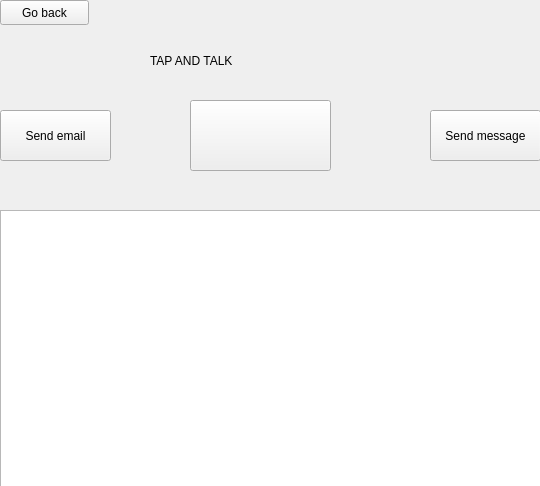
<?xml version="1.0" encoding="UTF-8"?>
<ui version="4.0">
 <class>Form</class>
 <widget class="QWidget" name="Form">
  <property name="geometry">
   <rect>
    <x>0</x>
    <y>0</y>
    <width>540</width>
    <height>486</height>
   </rect>
  </property>
  <property name="windowTitle">
   <string>Form</string>
  </property>
  <widget class="QLabel" name="label">
   <property name="geometry">
    <rect>
     <x>150</x>
     <y>20</y>
     <width>301</width>
     <height>81</height>
    </rect>
   </property>
   <property name="text">
    <string>TAP AND TALK</string>
   </property>
  </widget>
  <widget class="QPushButton" name="pushButton">
   <property name="geometry">
    <rect>
     <x>190</x>
     <y>100</y>
     <width>141</width>
     <height>71</height>
    </rect>
   </property>
   <property name="text">
    <string/>
   </property>
  </widget>
  <widget class="QTextEdit" name="textEdit">
   <property name="geometry">
    <rect>
     <x>0</x>
     <y>210</y>
     <width>541</width>
     <height>281</height>
    </rect>
   </property>
  </widget>
  <widget class="QPushButton" name="backButton">
   <property name="geometry">
    <rect>
     <x>0</x>
     <y>0</y>
     <width>89</width>
     <height>25</height>
    </rect>
   </property>
   <property name="text">
    <string>Go back</string>
   </property>
  </widget>
  <widget class="QPushButton" name="emailButton">
   <property name="geometry">
    <rect>
     <x>0</x>
     <y>110</y>
     <width>111</width>
     <height>51</height>
    </rect>
   </property>
   <property name="text">
    <string>Send email</string>
   </property>
  </widget>
  <widget class="QPushButton" name="messageButton">
   <property name="geometry">
    <rect>
     <x>430</x>
     <y>110</y>
     <width>111</width>
     <height>51</height>
    </rect>
   </property>
   <property name="text">
    <string>Send message</string>
   </property>
  </widget>
 </widget>
 <resources/>
 <connections/>
</ui>
